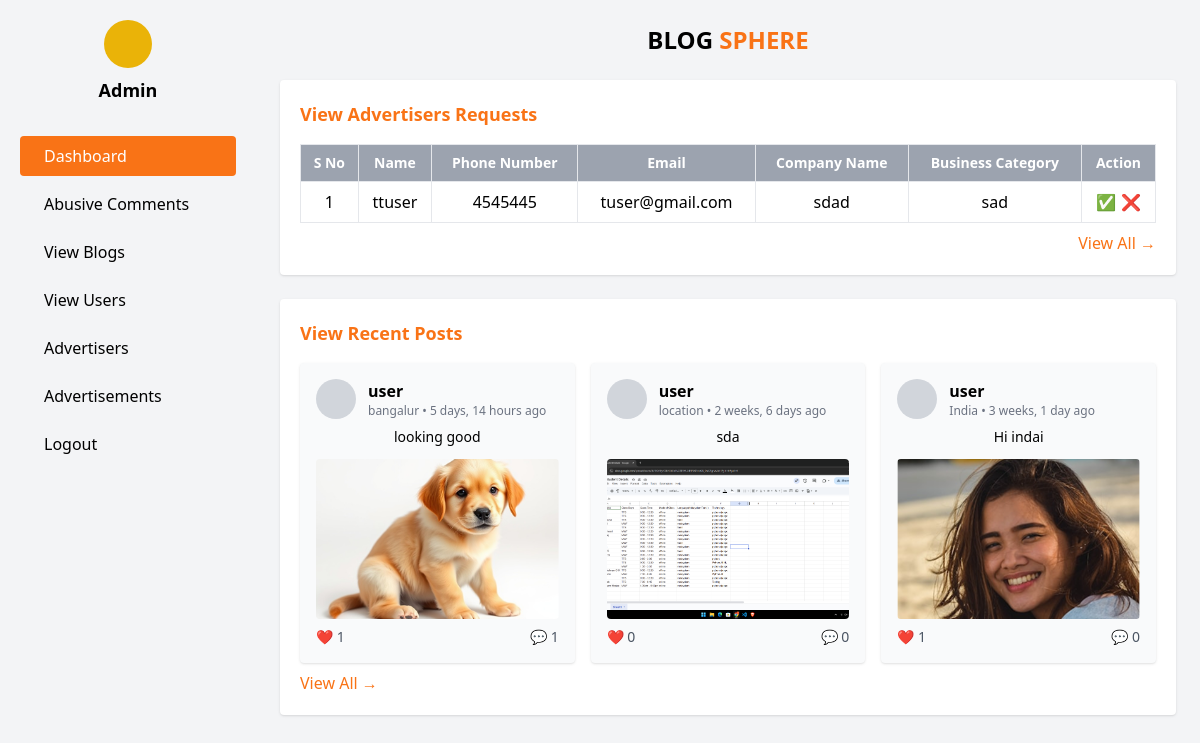
The app's page /admin_panel/dashboard/ (signed in), older data.
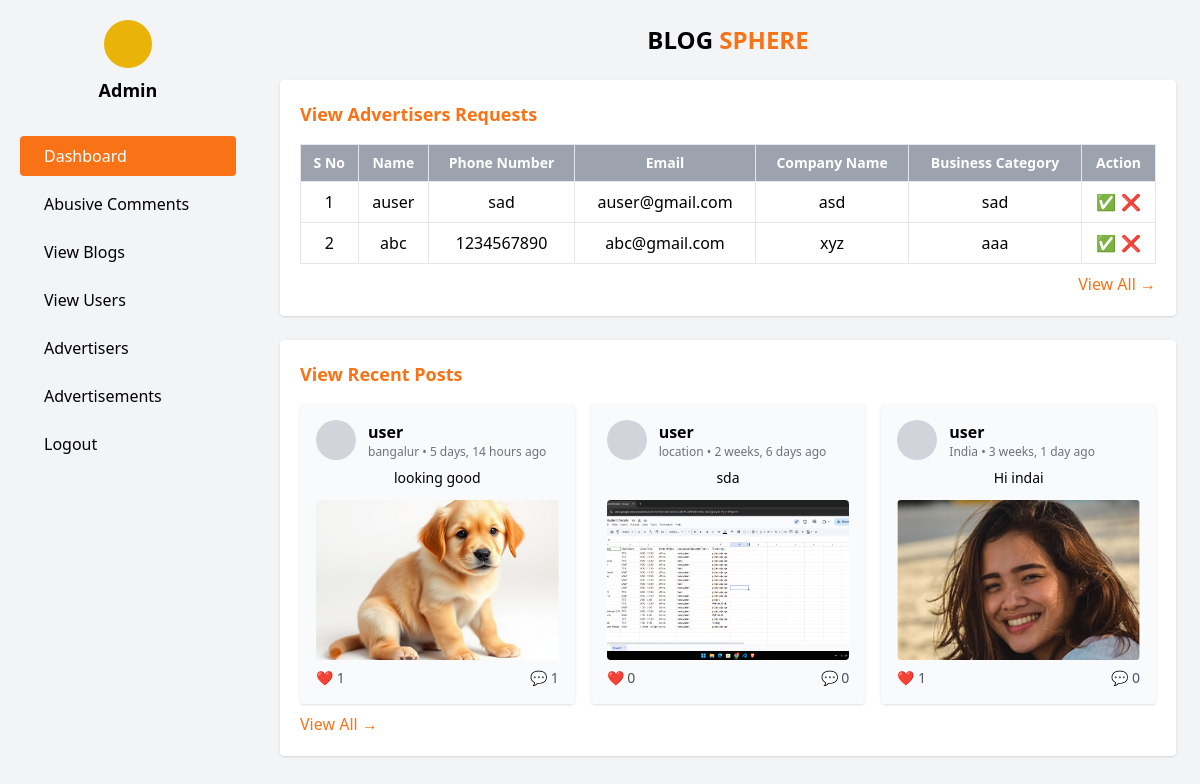
The same page, newer data.
### account/models.py (models this page shows)
class User(AbstractUser):
    USER_TYPE_CHOICES = (
        ('normal', 'Normal User'),
        ('advertiser', 'Advertiser'),
    )
    user_type = models.CharField(max_length=20, choices=USER_TYPE_CHOICES, default='normal')

### advertisers/models.py (models this page shows, shortened)
class Advertiser(models.Model):
    user = models.OneToOneField(User, on_delete=models.CASCADE)
    business_name = models.CharField(max_length=255)
    business_type = models.CharField(max_length=255)
    contact_number = models.CharField(max_length=20)
    address = models.CharField(max_length=255)
    profile_image = models.ImageField(upload_to='advertiser_profiles/', null=True, blank=True)

### posts/models.py (models this page shows, shortened)
class Post(models.Model):
    user = models.ForeignKey(User, on_delete=models.CASCADE)
    content = models.TextField(blank=True)
    location = models.CharField(max_length=255, blank=True)
    image = models.ImageField(upload_to='post_images/', blank=True, null=True)
    created_at = models.DateTimeField(auto_now_add=True)

### admin_panel/views.py (the view)
# urls.py: path('dashboard/', views.admin_dashboard, name='admin_dashboard'),
@never_cache
@login_required
@user_passes_test(is_admin)
def admin_dashboard(request):
    advertisers = User.objects.filter(is_active=False, user_type='advertiser')
    recent_posts = Post.objects.order_by('-created_at')[:3]
    return render(request, 'admin_panel/admin_dashboard.html', {'advertisers': advertisers, 'recent_posts': recent_posts})

### admin_panel/views.py (called while the page is built)
def is_admin(user):
    return user.is_superuser

### admin_panel/templates/admin_panel/admin_dashboard.html
{% extends "admin_base.html" %}
{% block content %}
<div class="bg-white p-5 shadow rounded mb-6">
    <h2 class="text-lg font-semibold mb-4 text-orange-500 text-left">
      View Advertisers Requests
    </h2>
    <table class="w-full border-collapse border border-gray-200">
      <thead>
        <tr class="bg-gray-400 text-white font-light text-sm">
          <th class="border p-2">S No</th>
          <th class="border p-2">Name</th>
          <th class="border p-2">Phone Number</th>
          <th class="border p-2">Email</th>
          <th class="border p-2">Company Name</th>
          <th class="border p-2">Business Category</th>
          <th class="border p-2">Action</th>
        </tr>
      </thead>
      <tbody>
        {% for advertiser in advertisers %}
        <tr class="text-center">
            <td class="border p-2">{{ forloop.counter }}</td>
            <td class="border p-2">{{ advertiser.username }}</td>
            <td class="border p-2">{{ advertiser.advertiser.contact_number }}</td>
            <td class="border p-2">{{ advertiser.email }}</td>
            <td class="border p-2">{{ advertiser.advertiser.business_name }}</td>
            <td class="border p-2">{{ advertiser.advertiser.business_type }}</td>
          <td class="border p-2">
            <a href="" class="text-green-600">✅</a>
            <a href="" class="text-red-600">❌</a>
          </td>
        </tr>
        {% empty %}
        <tr><td colspan="7" class="text-center text-gray-500">No pending requests</td></tr>
        {% endfor %}
      </tbody>
    </table>
    <a href="{% url 'all_advertisers' %}" class="text-orange-500 mt-2 block text-right"
      >View All →</a
    >
  </div>
  <div class="bg-white p-5 shadow rounded">
    <h2 class="text-lg font-semibold mb-4 text-orange-500 text-left">
      View Recent Posts
    </h2>
    <div class="grid grid-cols-3 gap-4">
    {% for post in recent_posts %}
    <div class="bg-gray-50 p-4 rounded shadow">
        <div class="flex items-center space-x-3 mb-2">
          <div class="w-10 h-10 bg-gray-300 rounded-full"></div>
          <div>
            <p class="font-semibold text-left">{{ post.user }}</p>
            <p class="text-xs text-gray-500">
              {{ post.location }} • {{ post.created_at|timesince }} ago
            </p>
          </div>
        </div>
        <p class="text-sm mb-3">{{ post.content|truncatechars:50 }}</p>
        {% if post.image %}
          <img src="{{ post.image.url }}" class="w-full h-40 object-cover rounded" />
        {% else %}
          <div class="w-full h-40 bg-gray-300 rounded"></div>
        {% endif %}
        <div class="flex justify-between text-sm text-gray-600 mt-2">
          <span>❤️ {{ post.likes.count }}</span>
          <span>💬 {{ post.comments.count }}</span>
        </div>
      </div>
    {% endfor %}
    </div>
    <a href="#" class="text-orange-500 mt-2 block text-left"
      >View All →</a
    >
  </div>
{% endblock %}

Row changes from the older to the newer data that the page shows:
no longer on this page (row edited): User: username "ttuser", advertiser.contact_number "4545445", email "tuser@gmail.com", advertiser.business_name "sdad", advertiser.business_type "sad"
now on this page (row edited): User: username "auser", advertiser.contact_number "sad", email "auser@gmail.com", advertiser.business_name "asd", advertiser.business_type "sad"
now on this page (row edited): User: username "abc", advertiser.contact_number "1234567890", email "abc@gmail.com", advertiser.business_name "xyz", advertiser.business_type "aaa"
